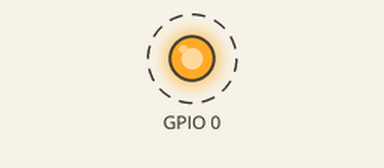
Simulated run of this sketch. Board: ESP8266 (NodeMCU). Parts: output pins drawn as LEDs (lit = HIGH). Dashed ring = blinking. WiFi joins after 1.5 s; servers stay silent unless stated.

Above: at 1.7 s.
Timing chart, 0 to 4.5 s (numbered marks = the images above):
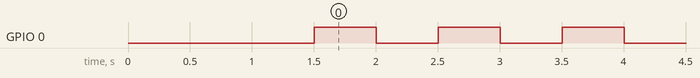

The sketch:

Wifi_captive_portal_test.ino
```cpp
#include <ESP8266WiFi.h>          //ESP8266 Core WiFi Library (you most likely already have this in your sketch)

#include <DNSServer.h>            //Local DNS Server used for redirecting all requests to the configuration portal
#include <ESP8266WebServer.h>     //Local WebServer used to serve the configuration portal
#include <WiFiManager.h>          //https://github.com/tzapu/WiFiManager WiFi Configuration Magic


void setup() {
  //Initialize Serial comms
  Serial.begin(115200);

  //Initialize WifiManager captive portal
  WiFiManager wifiManager;

  //Callback to function that executes right before config mode
  wifiManager.setAPCallback(configModeCallback);

  //first parameter is name of access point, second is the password
  wifiManager.autoConnect("ESP8266_KKC", "password");

  pinMode(0, OUTPUT);
}

void loop() {
  //Blinky
  digitalWrite(0, HIGH);
  delay(500);
  digitalWrite(0, LOW);
  delay(500);
}

void configModeCallback (WiFiManager *myWiFiManager) {
  Serial.println("Entered config mode");
  Serial.println(WiFi.softAPIP());
  // Placeholder for future callback code here (debug, maybe)
  Serial.println(myWiFiManager->getConfigPortalSSID());
}
```

Measured:
- by itself, GPIO 0: alternates HIGH for 0.50 s and LOW for 0.50 s
